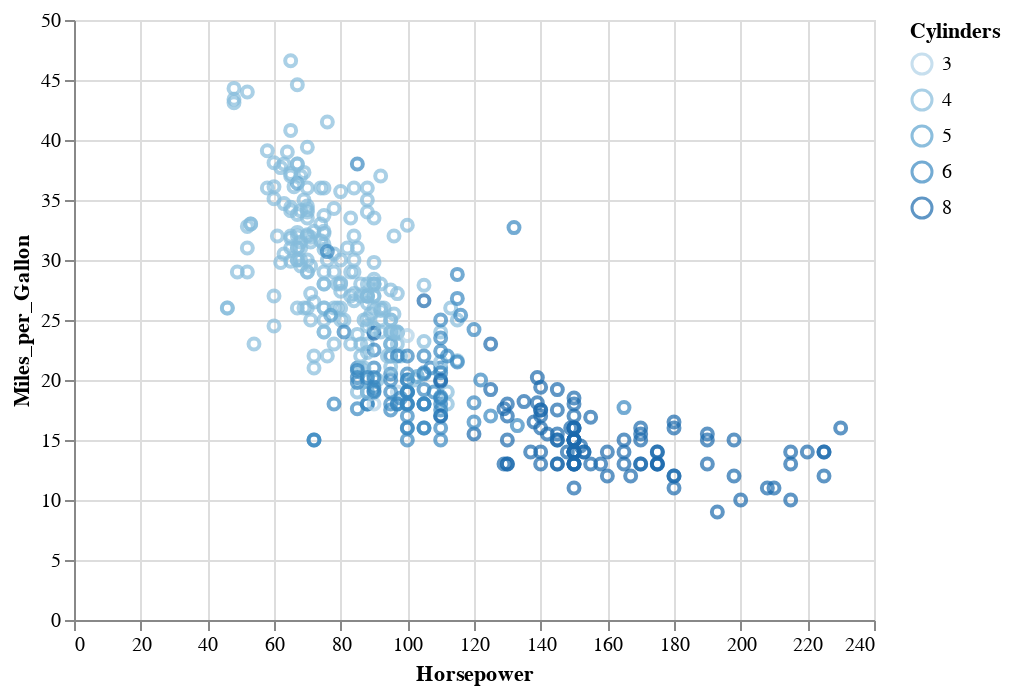

The code cell stored with this chart in its notebook:
### Markdown cell above
# Interval selection

### Code cell
import altair as alt
from vega_datasets import data

source = data.cars()
brush = alt.selection(type='interval')

alt.Chart(source).mark_point().encode(
    x='Horsepower:Q',
    y='Miles_per_Gallon:Q',
    color=alt.condition(brush, 'Cylinders:O', alt.value('grey')),
).add_selection(brush)

### Figure 1 — Vega-Lite specification as saved in the notebook (floating-point values rounded to 4 significant figures; data arrays with more than 128 entries replaced by an {"elided": "..."} marker saying what was removed)
{"config": {"view": {"continuousWidth": 400, "continuousHeight": 300}}, "data": {"name": "data-f02450ab61490a1363517a0190416235"}, "mark": "point", "encoding": {"color": {"condition": {"type": "ordinal", "field": "Cylinders", "selection": "selector033"}, "value": "grey"}, "x": {"type": "quantitative", "field": "Horsepower"}, "y": {"type": "quantitative", "field": "Miles_per_Gallon"}}, "selection": {"selector033": {"type": "interval"}}, "$schema": "https://vega.github.io/schema/vega-lite/v4.0.2.json", "datasets": {"data-f02450ab61490a1363517a0190416235": {"elided": "406 records"}}}
